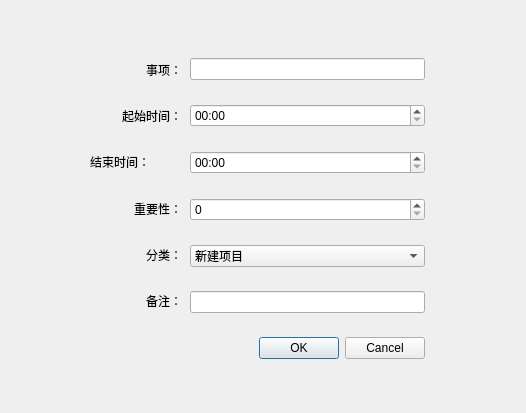
<?xml version="1.0" encoding="UTF-8"?>
<ui version="4.0">
 <class>Dialog</class>
 <widget class="QDialog" name="Dialog">
  <property name="geometry">
   <rect>
    <x>0</x>
    <y>0</y>
    <width>526</width>
    <height>413</height>
   </rect>
  </property>
  <property name="windowTitle">
   <string>Dialog</string>
  </property>
  <widget class="QWidget" name="verticalLayoutWidget">
   <property name="geometry">
    <rect>
     <x>190</x>
     <y>40</y>
     <width>235</width>
     <height>341</height>
    </rect>
   </property>
   <layout class="QVBoxLayout" name="verticalLayout">
    <item>
     <widget class="QLineEdit" name="lineEdit_2"/>
    </item>
    <item>
     <widget class="QTimeEdit" name="timeEdit">
      <property name="displayFormat">
       <string>HH:mm</string>
      </property>
     </widget>
    </item>
    <item>
     <widget class="QTimeEdit" name="timeEdit_2">
      <property name="displayFormat">
       <string>HH:mm</string>
      </property>
     </widget>
    </item>
    <item>
     <widget class="QSpinBox" name="spinBox"/>
    </item>
    <item>
     <widget class="QComboBox" name="comboBox">
      <item>
       <property name="text">
        <string>新建项目</string>
       </property>
      </item>
      <item>
       <property name="text">
        <string>新建项目</string>
       </property>
      </item>
      <item>
       <property name="text">
        <string>新建项目</string>
       </property>
      </item>
      <item>
       <property name="text">
        <string>新建项目</string>
       </property>
      </item>
     </widget>
    </item>
    <item>
     <widget class="QLineEdit" name="lineEdit"/>
    </item>
    <item>
     <widget class="QDialogButtonBox" name="buttonBox_2">
      <property name="standardButtons">
       <set>QDialogButtonBox::Cancel|QDialogButtonBox::Ok</set>
      </property>
     </widget>
    </item>
   </layout>
  </widget>
  <widget class="QWidget" name="verticalLayoutWidget_2">
   <property name="geometry">
    <rect>
     <x>90</x>
     <y>50</y>
     <width>92</width>
     <height>271</height>
    </rect>
   </property>
   <layout class="QVBoxLayout" name="verticalLayout_2">
    <item>
     <widget class="QLabel" name="label">
      <property name="text">
       <string>事项：</string>
      </property>
      <property name="alignment">
       <set>Qt::AlignRight|Qt::AlignTrailing|Qt::AlignVCenter</set>
      </property>
     </widget>
    </item>
    <item>
     <widget class="QLabel" name="label_5">
      <property name="text">
       <string>起始时间：</string>
      </property>
      <property name="alignment">
       <set>Qt::AlignRight|Qt::AlignTrailing|Qt::AlignVCenter</set>
      </property>
     </widget>
    </item>
    <item>
     <widget class="QLabel" name="label_3">
      <property name="text">
       <string>结束时间：</string>
      </property>
     </widget>
    </item>
    <item>
     <widget class="QLabel" name="label_4">
      <property name="text">
       <string>重要性：</string>
      </property>
      <property name="alignment">
       <set>Qt::AlignRight|Qt::AlignTrailing|Qt::AlignVCenter</set>
      </property>
     </widget>
    </item>
    <item>
     <widget class="QLabel" name="label_2">
      <property name="text">
       <string>分类：</string>
      </property>
      <property name="alignment">
       <set>Qt::AlignRight|Qt::AlignTrailing|Qt::AlignVCenter</set>
      </property>
     </widget>
    </item>
    <item>
     <widget class="QLabel" name="label_6">
      <property name="text">
       <string>备注：</string>
      </property>
      <property name="alignment">
       <set>Qt::AlignRight|Qt::AlignTrailing|Qt::AlignVCenter</set>
      </property>
     </widget>
    </item>
   </layout>
  </widget>
 </widget>
 <resources/>
 <connections/>
</ui>
